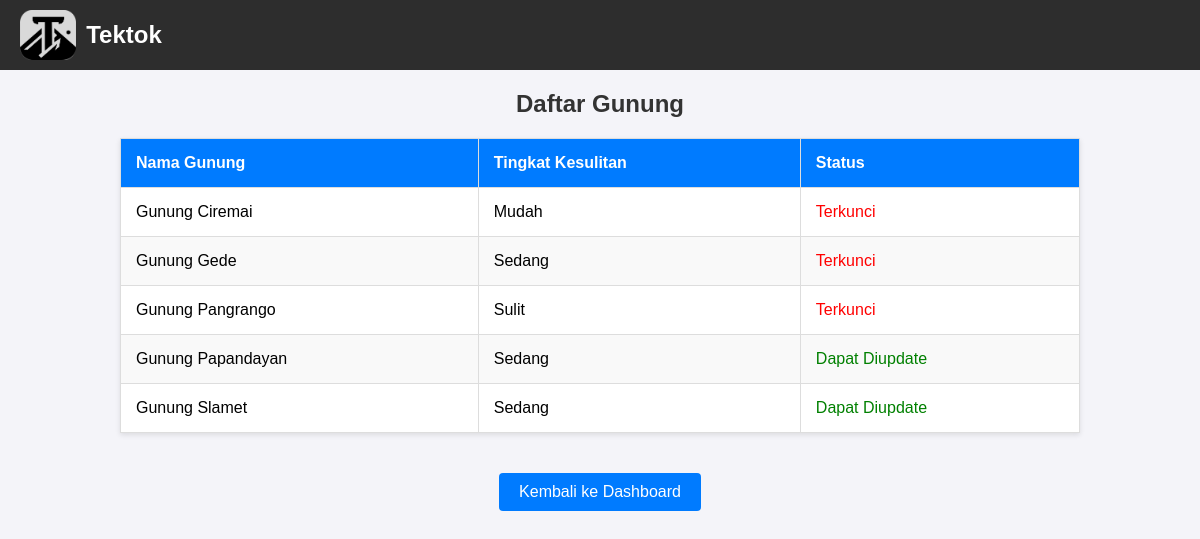
Screenshot of /mountains with the database file from the repository.
### app.py (models this page shows)
class Mountain(db.Model):
    id = db.Column(db.Integer, primary_key=True)
    name = db.Column(db.String(50), nullable=False)
    difficulty = db.Column(db.String(20), nullable=False)  # Level: Mudah, Sedang, Sulit
    votes = db.Column(db.Integer, default=0)  # Total evaluasi dari pengguna
    difficulty_score = db.Column(db.Float, default=0.0)  # Rata-rata skor evaluasi
    is_locked = db.Column(db.Boolean, default=False)  # True jika gunung tidak bisa diupdate

### app.py (the view)
@app.route('/mountains')
def mountains():
    mountains = Mountain.query.all()  # Ambil semua data gunung dari database
    return render_template('mountains.html', mountains=mountains)

### templates/mountains.html (shortened to what this page needs)
<!DOCTYPE html>
<html lang="en">
<head>
    <link rel="stylesheet" href="{{ url_for('static', filename='css/mountains.css') }}">
</head>
<body>
    <header>
        <img src="{{ url_for('static', filename='images/tektok_logo.png') }}" alt="Tektok Logo">
        <h1>Tektok</h1>
    </header>
    <h2>Daftar Gunung</h2>
    <table>
        <thead>
            <tr>
                <th>Nama Gunung</th>
                <th>Tingkat Kesulitan</th>
                <th>Status</th>
            </tr>
        </thead>
        <tbody>
            {% for mountain in mountains %}
            <tr>
                <td>{{ mountain.name }}</td>
                <td>{{ mountain.difficulty }}</td>
                <td>
                    {% if mountain.is_locked %}
                    <span style="color: red;">Terkunci</span>
                    {% else %}
                    <span style="color: green;">Dapat Diupdate</span>
                    {% endif %}
                </td>
            </tr>
            {% endfor %}
        </tbody>
    </table>
    <div style="text-align: center;">
        <a href="/dashboard" class="btn-back">Kembali ke Dashboard</a>
    </div>
</body>
</html>

### static/css/mountains.css (style rules this page uses)
header { background-color: #2d2d2d; color: white; padding: 10px 20px; display: flex; align-items: center; position: fixed; top: 0; left: 0; width: 100%; z-index: 1000; }
header img { height: 50px; margin-right: 10px; }
header h1 { font-size: 24px; font-weight: bold; color: white; margin: 0; text-shadow: none; }
body { margin: 0; padding: 0; padding-top: 70px; font-family: Arial, sans-serif; background-color: #f4f4f9; }
table { width: 80%; margin: 20px auto; border-collapse: collapse; background-color: white; box-shadow: 0 2px 5px rgba(0, 0, 0, 0.1); }
table th, table td { padding: 15px; text-align: left; border: 1px solid #ddd; }
table th { background-color: #007BFF; color: white; }
table tr:nth-child(even) { background-color: #f9f9f9; }
.btn-back { display: inline-block; margin: 20px auto; padding: 10px 20px; font-size: 16px; color: white; background-color: #007BFF; text-decoration: none; border-radius: 4px; border: none; text-align: center; }
h2 { text-align: center; color: #333; margin-top: 20px; font-size: 24px; }

### rows the page displays
Mountain: name "Gunung Ciremai", difficulty "Mudah", is_locked "Terkunci"
Mountain: name "Gunung Gede", difficulty "Sedang", is_locked "Terkunci"
Mountain: name "Gunung Pangrango", difficulty "Sulit", is_locked "Terkunci"
Mountain: name "Gunung Papandayan", difficulty "Sedang", is_locked "Dapat Diupdate"
Mountain: name "Gunung Slamet", difficulty "Sedang", is_locked "Dapat Diupdate"
